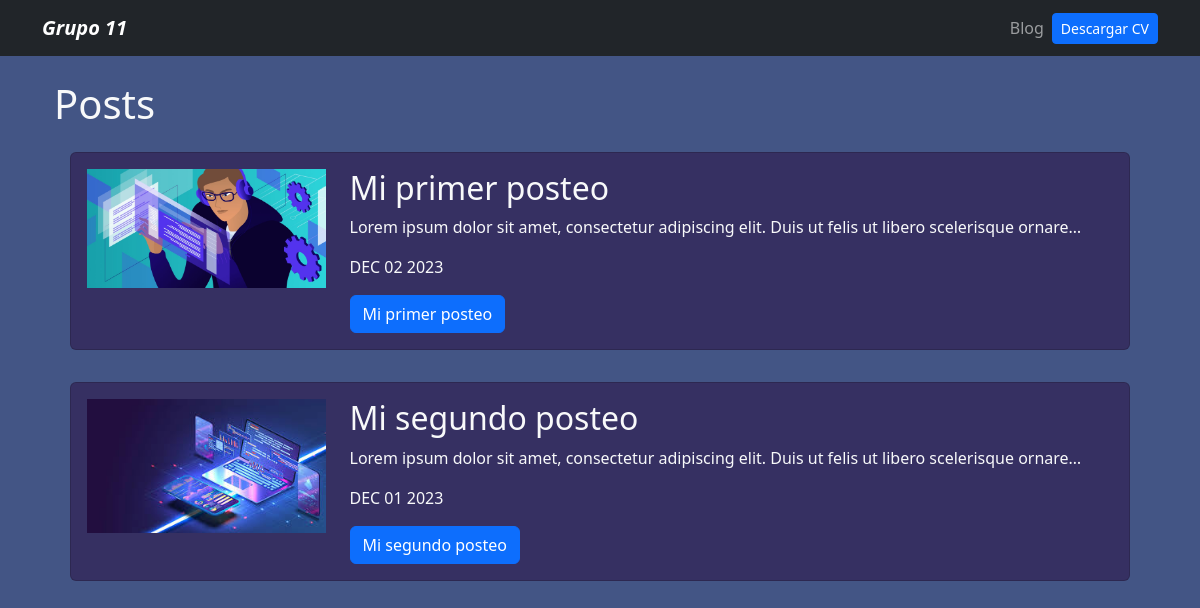
/blog/, run on an earlier commit of the app's database.
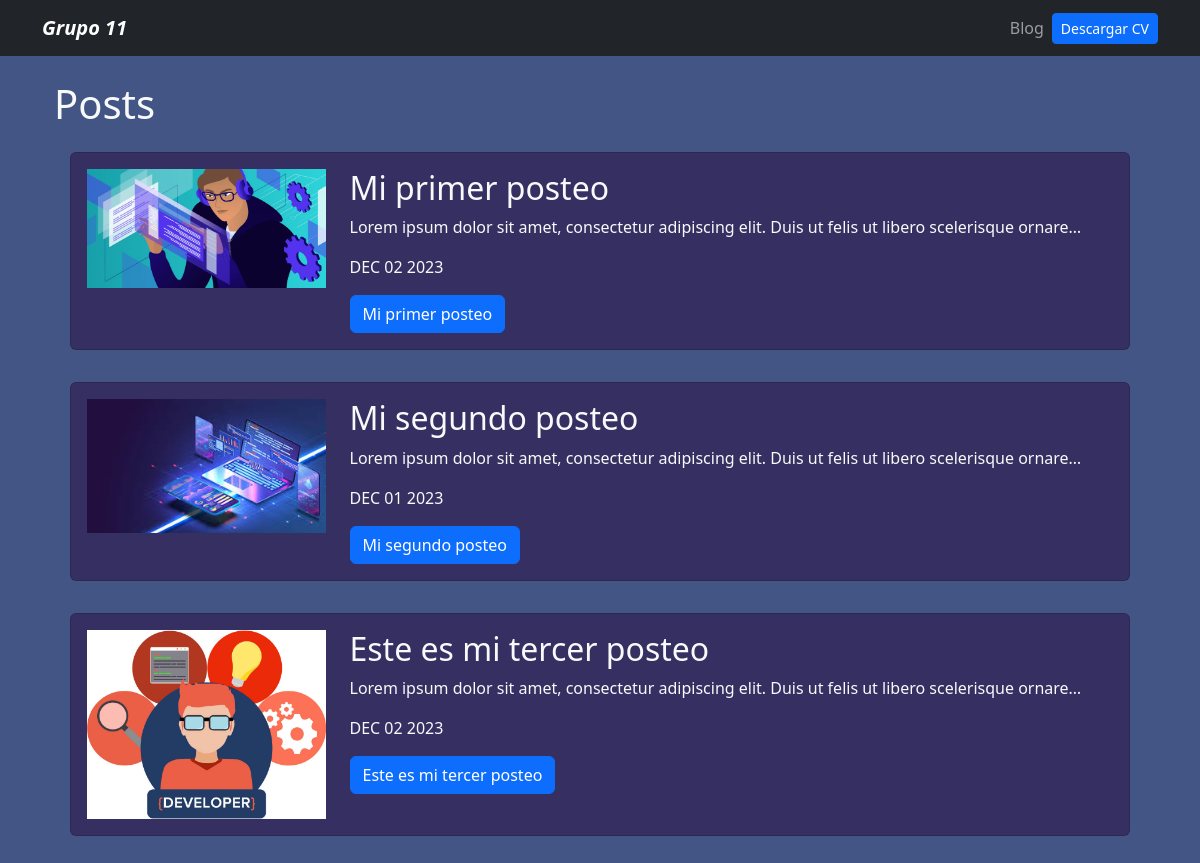
And on a later commit of the database.
### blog/models.py (models this page shows)
class Post(models.Model):
    title = models.CharField(max_length=100)
    description = models.TextField()
    image = models.ImageField(upload_to='blog/images')
    date = models.DateField(datetime.date.today)

### blog/views.py (the view)
# urls.py: path('', render_posts, name='posts'),
def render_posts(request):
    posts = Post.objects.all()
    return render(request, 'posts.html', {'posts': posts})

### blog/templates/posts.html
{% extends 'layout.html' %}
{% block content %}
<h1>Posts</h1>
{% for post in posts %}
<div class="p-3">
    <div class="card card-body bg-color">
        <div class="row">
            <div class="col-3">
                <img src="{{post.image.url}}" alt="{{post.title}}" class="img-fluid">
            </div>
            <div class="col-9">
                <h2>{{post.title}}</h2>
            <p>{{post.description|striptags|truncatechars:100}}</p>
            <p>{{post.date|date:'M d Y'|upper}}</p>
            <a href="{% url 'blog:post_detail' post.id %}" class="btn btn-primary">{{post.title}}</a>
            </div>
        </div>
    </div>
</div>
{% endfor %}
{% endblock %}

What changed in the data, as far as the page shows it:
added Post: image (picture), title "Este es mi tercer posteo", description "Lorem ipsum dolor sit amet, consectetur adipiscing elit. Duis ut felis ut libero scelerisque ornare…", date "DEC 02 2023"
